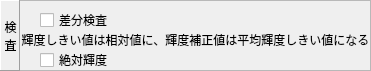
    <widget class="QFrame" name="frame_31">
     <property name="geometry">
      <rect>
       <x>0</x>
       <y>390</y>
       <width>371</width>
       <height>71</height>
      </rect>
     </property>
     <property name="frameShape">
      <enum>QFrame::StyledPanel</enum>
     </property>
     <property name="frameShadow">
      <enum>QFrame::Sunken</enum>
     </property>
     <widget class="QLabel" name="label_104">
      <property name="geometry">
       <rect>
        <x>0</x>
        <y>0</y>
        <width>20</width>
        <height>71</height>
       </rect>
      </property>
      <property name="frameShape">
       <enum>QFrame::Panel</enum>
      </property>
      <property name="frameShadow">
       <enum>QFrame::Raised</enum>
      </property>
      <property name="text">
       <string>検
査</string>
      </property>
      <property name="alignment">
       <set>Qt::AlignCenter|Qt::AlignHCenter|Qt::AlignLeading|Qt::AlignLeft|Qt::AlignVCenter</set>
      </property>
      <property name="indent">
       <number>1</number>
      </property>
     </widget>
     <widget class="QFrame" name="frame_32">
      <property name="geometry">
       <rect>
        <x>10</x>
        <y>120</y>
        <width>371</width>
        <height>101</height>
       </rect>
      </property>
      <property name="frameShape">
       <enum>QFrame::StyledPanel</enum>
      </property>
      <property name="frameShadow">
       <enum>QFrame::Sunken</enum>
      </property>
      <widget class="QLabel" name="label_105">
       <property name="geometry">
        <rect>
         <x>0</x>
         <y>0</y>
         <width>20</width>
         <height>61</height>
        </rect>
       </property>
       <property name="frameShape">
        <enum>QFrame::Panel</enum>
       </property>
       <property name="frameShadow">
        <enum>QFrame::Raised</enum>
       </property>
       <property name="text">
        <string>輝
度</string>
       </property>
       <property name="alignment">
        <set>Qt::AlignCenter|Qt::AlignHCenter|Qt::AlignLeading|Qt::AlignLeft|Qt::AlignVCenter</set>
       </property>
       <property name="indent">
        <number>1</number>
       </property>
      </widget>
     </widget>
     <widget class="QCheckBox" name="checkBoxDiffMode">
      <property name="geometry">
       <rect>
        <x>40</x>
        <y>10</y>
        <width>281</width>
        <height>20</height>
       </rect>
      </property>
      <property name="text">
       <string>差分検査</string>
      </property>
     </widget>
     <widget class="QLabel" name="label">
      <property name="geometry">
       <rect>
        <x>20</x>
        <y>29</y>
        <width>351</width>
        <height>21</height>
       </rect>
      </property>
      <property name="text">
       <string>輝度しきい値は相対値に、輝度補正値は平均輝度しきい値になる</string>
      </property>
      <property name="alignment">
       <set>Qt::AlignCenter|Qt::AlignHCenter|Qt::AlignLeading|Qt::AlignLeft|Qt::AlignVCenter</set>
      </property>
     </widget>
     <widget class="QCheckBox" name="checkBoxAbsMode">
      <property name="geometry">
       <rect>
        <x>40</x>
        <y>50</y>
        <width>281</width>
        <height>20</height>
       </rect>
      </property>
      <property name="text">
       <string>絶対輝度</string>
      </property>
     </widget>
    </widget>
